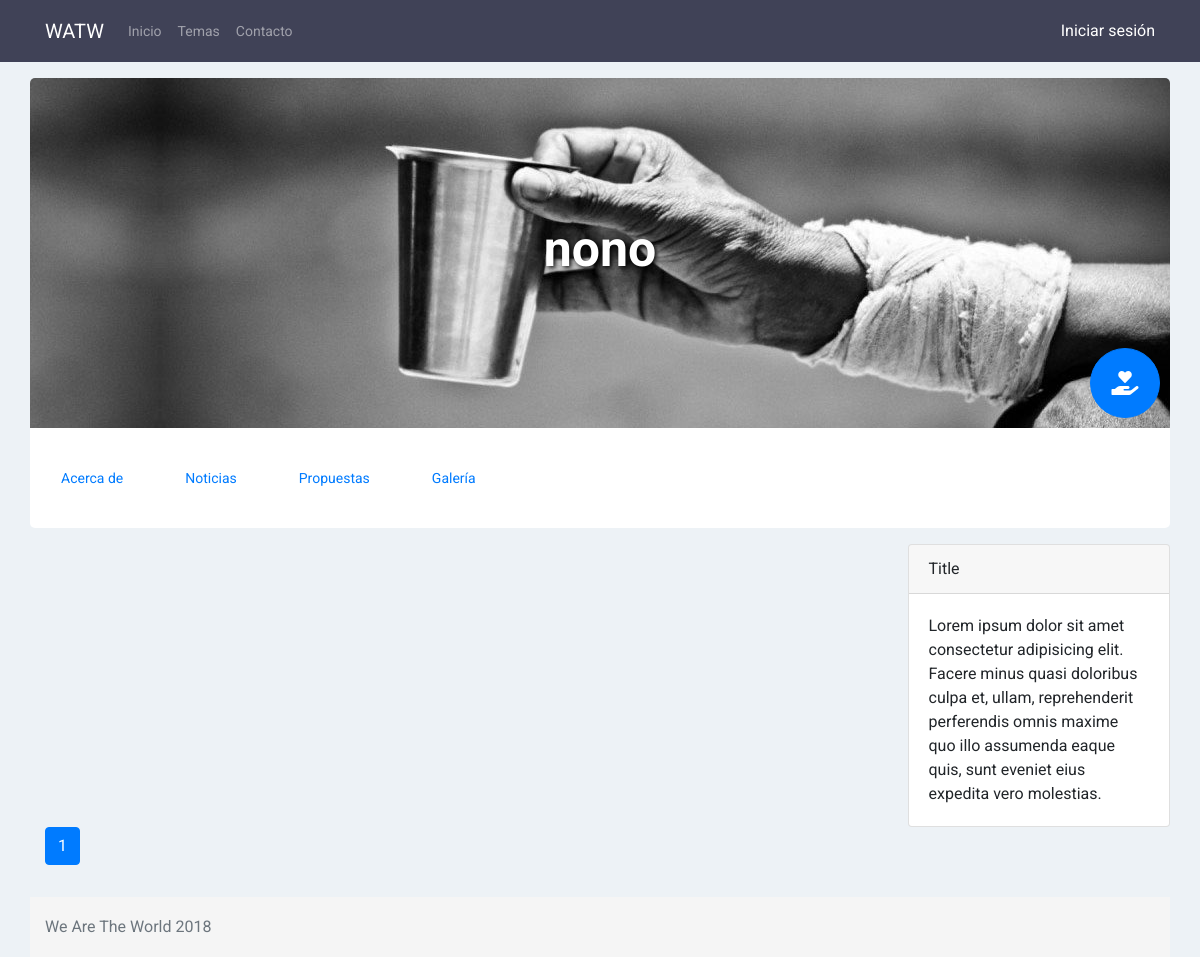
Page /topic/4/proposal/ on the committed database.
### foro/models.py (models this page shows, shortened)
class Tema(models.Model):
	titulo=models.CharField(max_length=45)
	contenido=models.TextField()
	imagen=models.ImageField(upload_to='tema_imagen')
	fecha_creacion=models.DateField(auto_now_add=True)
	fecha_actualizacion=models.DateField(auto_now=True)

### proposal/views.py (the view)
# urls.py: path('', views.index, name="core.index")
def index(request, topic_id):
    data = {}
    data['topic'] = get_object_or_404(Tema, id=topic_id)
    object_list = data['topic'].get_proposals.all().order_by('-id')
    paginator = Paginator(object_list, 10)
    page = request.GET.get('page')
    try:
        data['object_list'] = paginator.page(page)
    except PageNotAnInteger:
        data['object_list'] = paginator.page(1)
    except EmptyPage:
        data['object_list'] = paginator.page(paginator.num_page)
    template_name = 'proposal/proposal_list.html'
    return render(request, template_name, data)

### proposal/templates/proposal/proposal_list.html (shortened to what this page needs)
{% extends 'core/topic_detail.html' %}
{% block content %}
<div class="row">
    <div class="col-12 col-md-9">
    </div>
    <aside class="col-12 col-md-3">
        <div class="card">
            <div class="card-header">
                Title
            </div>
            <div class="card-body">
                <p class="card-text">
                    Lorem ipsum dolor sit amet consectetur adipisicing elit. Facere minus quasi doloribus culpa et, ullam, reprehenderit perferendis omnis maxime quo illo assumenda eaque quis, sunt eveniet eius expedita vero molestias.
                </p>
            </div>
        </div>
    </aside>
{% endblock %}
{% if is_paginated %}
{% block pagination %}
    <div class="container">
        <div class="row">
            <div class="col-12">
                <nav aria-label="...">
                    <ul class="pagination">
                        {% for page in object_list.paginator.page_range %}
                            {% if object_list.number == page %}
                            <li class="page-item active">
                                <span class="page-link">
                                    {{page}}
                                </span>
                            </li>
                            {% else %}
                            <li class="page-item"><a class="page-link" href="?page={{page}}">{{page}}</a></li>
                            {% endif %}
                        {% endfor %}
                    </ul>
                </nav>
            </div>
        </div>
    </div>
    {% endblock %}
    {% endif %}

### core/templates/core/topic_detail.html
{% extends 'core/base.html' %}
{% block slide %}
<div class="container mb-3 mt-3">
    <div class="row">
        <div class="col-12 d-flex topic-image" style="background-image: url('{{ topic.imagen.url }}')">
            <span class="bottom-right"><a class="btn btn-primary rounded-circle love-button" href="#" role="button"><i class="fas fa-hand-holding-heart"></i></a></span>
            <div class="align-self-center mx-auto">
                <h1>{{topic.titulo}}</h1>
            </div>
        </div>
        <div class="col-12 d-flex container-fluid sub-menu">
            <header class="align-self-center scroll">
                <nav class="flex">
                    <span class="nav-item"><a href="{% url 'topic.detail' topic.id %}">Acerca de</a></span>
                    <span class="nav-item"><a href="{% url 'topic.news' topic.id %}">Noticias</a></span>
                    <span class="nav-item"><a href="{% url 'proposal.list' topic.id %}">Propuestas</a></span>
                    <span class="nav-item"><a href="gallery.html">Galería</a></span>
                </nav>
            </header>
        </div>
    </div>
</div>
{% endblock %}

### core/static/core/styles.css (style rules this page uses)
body { font-family: 'Roboto', sans-serif; background-color: #edf2f6; }
.topic-image h1 { font-size: 50px; font-weight: 700; color: #ffffff; text-shadow: 2px 2px 5px rgb(0, 0, 0); }
.topic-image { border-top-left-radius: 5px; border-top-right-radius: 5px; min-height: 350px; background-color: #404257; background-repeat: no-repeat; background-size: auto; background-position: center; }
.sub-menu { border-bottom-left-radius: 5px; border-bottom-right-radius: 5px; min-height: 100px; padding-left: 0px; padding-right: 0px; background-color: #ffffff; }
.sub-menu a { margin-left: 15px; margin-right: 15px; }
.scroll { display: flex; flex-wrap: nowrap; overflow: auto; -webkit-overflow-scrolling: touch; -ms-overflow-style: -ms-autohiding-scrollbar; }
.flex { display: flex; flex-wrap: nowrap; }
.nav-item { flex: 0 0 auto; }
.nav-item { padding: 13px 16px 12px; }
.nav-item { font-size: 14px; }
.bottom-right { position: absolute; bottom: 0px; right: 0px; margin-right: 10px; margin-bottom: 10px; }
.love-button { font-size: 24px; height: 70px; width: 70px; }
.love-button i { position: absolute; top: 50%; left: 50%; transform: translate(-50%, -50%); }

### rows in the picture
Tema: imagen (picture), titulo "nono"

### other values in the picture
{{ page }} "1"
